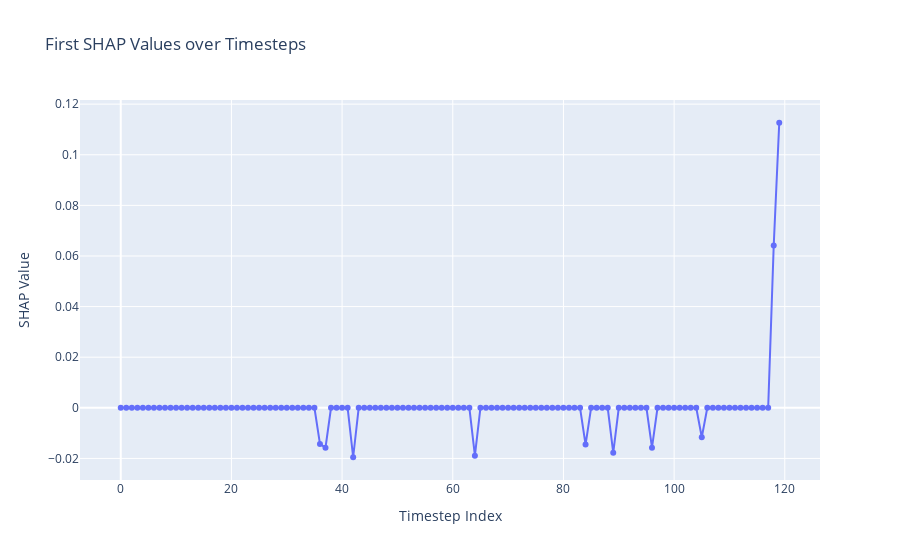

Notebook code for this chart:
### Code cell
# Example: Plot the SHAP values for a single test sample

# Compute the SHAP values using the test set
X_test_2d = X_test.reshape(X_test.shape[0], -1)    # Shape: (n_test, 120)
test = shap.sample(X_test_2d, 1)

shap_values = explainer_shap.shap_values(test)

# Assuming shap_values[0] is a (120, 1) array
# Flatten it to a 1D array (120,)
shap_first = shap_values[0].flatten()

# Create the x-axis as timestep indices (0 to 119)
timesteps = np.arange(len(shap_first))

# Create a Plotly scatter plot
fig = go.Figure(data=go.Scatter(x=timesteps, y=shap_first, mode='lines+markers'))
fig.update_layout(
    title="First SHAP Values over Timesteps",
    xaxis_title="Timestep Index",
    yaxis_title="SHAP Value"
)
fig.show()


# Sum up all SHAP values
shap_sum = np.abs(shap_values[0]).sum(axis=0)
print("SHAP sum shape:", shap_sum.shape)
print("SHAP sum:", shap_sum)

### Figure 1 — Plotly figure (JSON) as saved in the notebook; plotly's stock layout.template omitted (floating-point values rounded to 4 significant figures)
{"data": [{"mode": "lines+markers", "type": "scatter", "x": [0, 1, 2, 3, 4, 5, 6, 7, 8, 9, 10, 11, 12, 13, 14, 15, 16, 17, 18, 19, 20, 21, 22, 23, 24, 25, 26, 27, 28, 29, 30, 31, 32, 33, 34, 35, 36, 37, 38, 39, 40, 41, 42, 43, 44, 45, 46, 47, 48, 49, 50, 51, 52, 53, 54, 55, 56, 57, 58, 59, 60, 61, 62, 63, 64, 65, 66, 67, 68, 69, 70, 71, 72, 73, 74, 75, 76, 77, 78, 79, 80, 81, 82, 83, 84, 85, 86, 87, 88, 89, 90, 91, 92, 93, 94, 95, 96, 97, 98, 99, 100, 101, 102, 103, 104, 105, 106, 107, 108, 109, 110, 111, 112, 113, 114, 115, 116, 117, 118, 119], "y": [0, 0, 0, 0, 0, 0, 0, 0, 0, 0, 0, 0, 0, 0, 0, 0, 0, 0, 0, 0, 0, 0, 0, 0, 0, 0, 0, 0, 0, 0, 0, 0, 0, 0, 0, 0, -0.01426, -0.01576, 0, 0, 0, 0, -0.01953, 0, 0, 0, 0, 0, 0, 0, 0, 0, 0, 0, 0, 0, 0, 0, 0, 0, 0, 0, 0, 0, -0.01891, 0, 0, 0, 0, 0, 0, 0, 0, 0, 0, 0, 0, 0, 0, 0, 0, 0, 0, 0, -0.01453, 0, 0, 0, 0, -0.0178, 0, 0, 0, 0, 0, 0, -0.01577, 0, 0, 0, 0, 0, 0, 0, 0, -0.01165, 0, 0, 0, 0, 0, 0, 0, 0, 0, 0, 0, 0, 0.06411, 0.1126]}], "layout": {"title": {"text": "First SHAP Values over Timesteps"}, "xaxis": {"title": {"text": "Timestep Index"}}, "yaxis": {"title": {"text": "SHAP Value"}}}}
